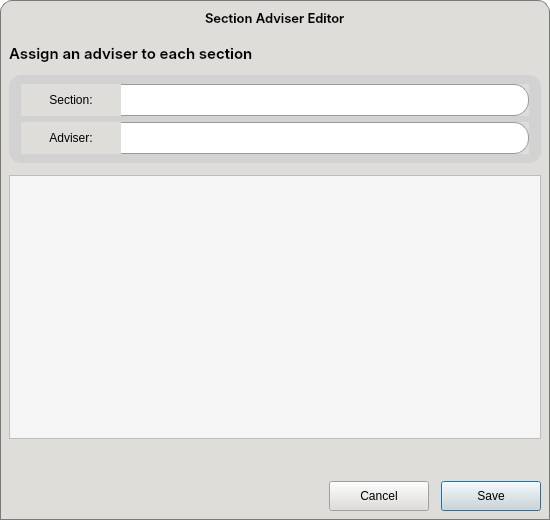
<?xml version="1.0" encoding="UTF-8"?>
<ui version="4.0">
 <class>SectionAdviserEditorDialog</class>
 <widget class="QDialog" name="SectionAdviserEditorDialog">
  <property name="geometry">
   <rect>
    <x>0</x>
    <y>0</y>
    <width>550</width>
    <height>520</height>
   </rect>
  </property>
  <property name="minimumSize">
   <size>
    <width>550</width>
    <height>520</height>
   </size>
  </property>
  <property name="maximumSize">
   <size>
    <width>900</width>
    <height>600</height>
   </size>
  </property>
  <property name="windowTitle">
   <string>Section Adviser Editor</string>
  </property>
  <property name="styleSheet">
   <string notr="true">* {
	background-color: rgb(222, 221, 218); 
	color: black;
}

#SectionAdviserEditorDialog {
	background-color: transparent;
}

QPushButton[class=&quot;button-green&quot;] {
	border: 1px solid #0a5128;
    border-radius: 15px;
    padding: 0px 10px 0px;
    background: qlineargradient(x1:0, y1:0, x2:0, y2:1, 
                                stop:0 #1ebd5d, 
                                stop:1 #107f3f);
    color: #FFF;
    font: 10pt &quot;Inter SemiBold&quot;;
}

QPushButton[class=&quot;button-green&quot;]:hover {
    background: qlineargradient(x1:0, y1:0, x2:0, y2:1, 
                                stop:0 #2ecc71, 
                                stop:1 #27AE60);
}

QPushButton[class=&quot;button-green&quot;]:pressed {
    background: qlineargradient(x1:0, y1:0, x2:0, y2:1, 
                                stop:0 #0b572a, 
                                stop:1 #129046); 
}

QPushButton[class=&quot;button-green&quot;]:disabled {
    background: #A5D6A7;
    color: #E8F5E9;
    opacity: 0.6;
}

*[class=&quot;button-normal&quot;] {
	font: 10pt &quot;Inter&quot;;
	background: qlineargradient(x1:0, y1:0, x2:0, y2:1, 
                                stop:0 #ffffff, 
                                stop:1 #d8ecf6);
	color: black;
	border-radius: 15px;
	border: 1px solid rgb(154, 153, 150);
}

*[class=&quot;button-normal&quot;]:hover {
	background: qlineargradient(x1:0, y1:0, x2:0, y2:1, 
                                stop:0 #ffffff, 
                                stop:1 #f2f6f8);
}

*[class=&quot;button-normal&quot;]:pressed {
    background: qlineargradient(x1:0, y1:0, x2:0, y2:1, 
                                stop:0 #dce5e9, 
                                stop:1 #ffffff);
}

*[class=&quot;button-normal&quot;]:disabled {
	background: #f5f5f5;
	border: 1px solid #dcdcdc;
	color: #aeaeae;
}

*[class=&quot;input-field&quot;] {
	background-color: transparent;
}

*[class=&quot;input-field&quot;] QLineEdit {
	background-color: #ffffff;
	border: 1px solid #999;
	border-left: none;
	border-top-right-radius: 15px;
	border-bottom-right-radius: 15px;
	padding: 0px 8px;
	color: black;
}

*[class=&quot;input-field&quot;] QLabel {
	background-color: rgb(192, 191, 188);
	border-left: 1px solid #999;
	border-top: 1px solid #999;
	border-bottom: 1px solid #999;
	border-right: none;
	border-top-left-radius: 15px;
	border-bottom-left-radius: 15px;
	padding-left: 8px;
	color: black;
}

QComboBox {
    border: 1px solid #999;
    border-left: none;
    padding: 0px 10px;
    background-color: #ffffff;
    color: #333333;
    font: 10pt &quot;Inter Medium&quot;;
    selection-background-color: #7eb4d7;
	border-top-right-radius: 15px;
	border-bottom-right-radius: 15px;
}

QComboBox:focus, QLineEdit:focus {
    border: 1px solid #007BFF;
}

QComboBox:hover, QLineEdit:hover {
    border: 1px solid #3498db;
}

QComboBox::drop-down {
    subcontrol-origin: padding;
    subcontrol-position: top right;
    width: 30px;
    border-left-width: 0px;
    /* Match the 15px border-radius of the main control */
    border-top-right-radius: 15px;
    border-bottom-right-radius: 15px;
}

QComboBox::down-arrow {
    image: url(:/Images/Images/caret-down.png);
    border: none;
    width: 8px;
    height: 8px;
}

QComboBox QAbstractItemView {
    background-color: white !important;
    border: 1px solid #999;
    selection-background-color: #7eb4d7;
    selection-color: #ffffff;
    outline: 0; /* Removes the ugly dotted focus border */
}

QComboBox QAbstractItemView::item {
    padding: 0px 15px;
    border-radius: 4px;
    color: #333333;
}

/* Hover state for items inside the dropdown */
QComboBox QAbstractItemView::item:hover {
    background-color: #7eb4d7;
    color: #ffffff;
}</string>
  </property>
  <layout class="QVBoxLayout" name="verticalLayout_3">
   <property name="spacing">
    <number>0</number>
   </property>
   <property name="leftMargin">
    <number>0</number>
   </property>
   <property name="topMargin">
    <number>0</number>
   </property>
   <property name="rightMargin">
    <number>0</number>
   </property>
   <property name="bottomMargin">
    <number>0</number>
   </property>
   <item>
    <widget class="QFrame" name="frame_header">
     <property name="minimumSize">
      <size>
       <width>0</width>
       <height>35</height>
      </size>
     </property>
     <property name="maximumSize">
      <size>
       <width>16777215</width>
       <height>35</height>
      </size>
     </property>
     <property name="mouseTracking">
      <bool>true</bool>
     </property>
     <property name="styleSheet">
      <string notr="true">#frame_header {
	background-color: #deddda;
	border-top-left-radius: 12px;
	border-top-right-radius: 12px;
	border: 1px solid #7a7a7a;
	border-bottom: none;
}</string>
     </property>
     <property name="frameShape">
      <enum>QFrame::StyledPanel</enum>
     </property>
     <property name="frameShadow">
      <enum>QFrame::Raised</enum>
     </property>
     <layout class="QHBoxLayout" name="horizontalLayout_6">
      <property name="spacing">
       <number>6</number>
      </property>
      <property name="leftMargin">
       <number>9</number>
      </property>
      <property name="topMargin">
       <number>0</number>
      </property>
      <property name="rightMargin">
       <number>9</number>
      </property>
      <property name="bottomMargin">
       <number>0</number>
      </property>
      <item>
       <widget class="QWidget" name="widget_window_icon" native="true">
        <property name="minimumSize">
         <size>
          <width>54</width>
          <height>35</height>
         </size>
        </property>
        <property name="maximumSize">
         <size>
          <width>54</width>
          <height>35</height>
         </size>
        </property>
        <property name="styleSheet">
         <string notr="true">background: transparent;</string>
        </property>
        <layout class="QHBoxLayout" name="horizontalLayout_4">
         <property name="leftMargin">
          <number>0</number>
         </property>
         <property name="topMargin">
          <number>0</number>
         </property>
         <property name="rightMargin">
          <number>0</number>
         </property>
         <property name="bottomMargin">
          <number>0</number>
         </property>
        </layout>
       </widget>
      </item>
      <item>
       <spacer name="horizontalSpacer_6">
        <property name="orientation">
         <enum>Qt::Horizontal</enum>
        </property>
        <property name="sizeHint" stdset="0">
         <size>
          <width>40</width>
          <height>20</height>
         </size>
        </property>
       </spacer>
      </item>
      <item>
       <widget class="QLabel" name="label_windowTitle">
        <property name="font">
         <font>
          <family>Inter SemiBold</family>
          <pointsize>10</pointsize>
          <weight>50</weight>
          <italic>false</italic>
          <bold>false</bold>
         </font>
        </property>
        <property name="styleSheet">
         <string notr="true">background: transparent;
color: rgb(0, 0, 0);
font: 10pt &quot;Inter SemiBold&quot;;</string>
        </property>
        <property name="text">
         <string>Section Adviser Editor</string>
        </property>
       </widget>
      </item>
      <item>
       <spacer name="horizontalSpacer_5">
        <property name="orientation">
         <enum>Qt::Horizontal</enum>
        </property>
        <property name="sizeHint" stdset="0">
         <size>
          <width>40</width>
          <height>20</height>
         </size>
        </property>
       </spacer>
      </item>
      <item>
       <widget class="QPushButton" name="btnMinimize">
        <property name="minimumSize">
         <size>
          <width>24</width>
          <height>24</height>
         </size>
        </property>
        <property name="maximumSize">
         <size>
          <width>24</width>
          <height>24</height>
         </size>
        </property>
        <property name="cursor">
         <cursorShape>PointingHandCursor</cursorShape>
        </property>
        <property name="styleSheet">
         <string notr="true">#btnMinimize {
	border-radius: 12px;
	background-color: transparent;
}

#btnMinimize:hover {
	background-color: rgb(248, 228, 92);
}</string>
        </property>
        <property name="text">
         <string/>
        </property>
        <property name="icon">
         <iconset resource="../resources.qrc">
          <normaloff>:/Images/Images/minimize-sign.png</normaloff>:/Images/Images/minimize-sign.png</iconset>
        </property>
        <property name="iconSize">
         <size>
          <width>12</width>
          <height>12</height>
         </size>
        </property>
       </widget>
      </item>
      <item>
       <widget class="QPushButton" name="btnClose">
        <property name="minimumSize">
         <size>
          <width>24</width>
          <height>24</height>
         </size>
        </property>
        <property name="maximumSize">
         <size>
          <width>24</width>
          <height>24</height>
         </size>
        </property>
        <property name="cursor">
         <cursorShape>PointingHandCursor</cursorShape>
        </property>
        <property name="styleSheet">
         <string notr="true">#btnClose {
	border-radius: 12px;
	background-color: transparent;
}

#btnClose:hover {
	background-color: rgb(246, 97, 81);
}</string>
        </property>
        <property name="text">
         <string/>
        </property>
        <property name="icon">
         <iconset resource="../resources.qrc">
          <normaloff>:/Images/Images/clear.png</normaloff>:/Images/Images/clear.png</iconset>
        </property>
       </widget>
      </item>
     </layout>
    </widget>
   </item>
   <item>
    <widget class="QWidget" name="widget_body" native="true">
     <property name="styleSheet">
      <string notr="true">#widget_body {
	background-color: #deddda;
	border: 1px solid #7a7a7a;
	border-top: none;
}</string>
     </property>
     <layout class="QVBoxLayout" name="verticalLayout">
      <property name="spacing">
       <number>12</number>
      </property>
      <item>
       <widget class="QLabel" name="label_24">
        <property name="font">
         <font>
          <family>Inter SemiBold</family>
          <pointsize>11</pointsize>
          <weight>50</weight>
          <bold>false</bold>
         </font>
        </property>
        <property name="styleSheet">
         <string notr="true">background: transparent;</string>
        </property>
        <property name="text">
         <string>Assign an adviser to each section</string>
        </property>
       </widget>
      </item>
      <item>
       <widget class="QWidget" name="widget_1" native="true">
        <property name="styleSheet">
         <string notr="true">#widget_1 {
	background-color: #d2d2d2;
	border-radius: 12px;
}</string>
        </property>
        <layout class="QVBoxLayout" name="verticalLayout_2">
         <property name="spacing">
          <number>6</number>
         </property>
         <property name="leftMargin">
          <number>12</number>
         </property>
         <property name="topMargin">
          <number>9</number>
         </property>
         <property name="rightMargin">
          <number>12</number>
         </property>
         <property name="bottomMargin">
          <number>9</number>
         </property>
         <item>
          <widget class="QWidget" name="widget_2" native="true">
           <property name="class" stdset="0">
            <string>input-field</string>
           </property>
           <layout class="QHBoxLayout" name="horizontalLayout">
            <property name="spacing">
             <number>0</number>
            </property>
            <property name="leftMargin">
             <number>0</number>
            </property>
            <property name="topMargin">
             <number>0</number>
            </property>
            <property name="rightMargin">
             <number>0</number>
            </property>
            <property name="bottomMargin">
             <number>0</number>
            </property>
            <item>
             <widget class="QLabel" name="label_9">
              <property name="minimumSize">
               <size>
                <width>100</width>
                <height>32</height>
               </size>
              </property>
              <property name="maximumSize">
               <size>
                <width>100</width>
                <height>32</height>
               </size>
              </property>
              <property name="text">
               <string>Section:</string>
              </property>
              <property name="alignment">
               <set>Qt::AlignCenter</set>
              </property>
             </widget>
            </item>
            <item>
             <widget class="QComboBox" name="cmb_section">
              <property name="minimumSize">
               <size>
                <width>0</width>
                <height>32</height>
               </size>
              </property>
              <property name="styleSheet">
               <string notr="true"/>
              </property>
              <property name="editable">
               <bool>false</bool>
              </property>
             </widget>
            </item>
           </layout>
          </widget>
         </item>
         <item>
          <widget class="QWidget" name="widget_3" native="true">
           <property name="class" stdset="0">
            <string>input-field</string>
           </property>
           <layout class="QHBoxLayout" name="horizontalLayout_3">
            <property name="spacing">
             <number>0</number>
            </property>
            <property name="leftMargin">
             <number>0</number>
            </property>
            <property name="topMargin">
             <number>0</number>
            </property>
            <property name="rightMargin">
             <number>0</number>
            </property>
            <property name="bottomMargin">
             <number>0</number>
            </property>
            <item>
             <widget class="QLabel" name="label_10">
              <property name="minimumSize">
               <size>
                <width>100</width>
                <height>32</height>
               </size>
              </property>
              <property name="maximumSize">
               <size>
                <width>100</width>
                <height>32</height>
               </size>
              </property>
              <property name="text">
               <string>Adviser:</string>
              </property>
              <property name="alignment">
               <set>Qt::AlignCenter</set>
              </property>
             </widget>
            </item>
            <item>
             <widget class="QComboBox" name="cmb_teacher">
              <property name="minimumSize">
               <size>
                <width>0</width>
                <height>32</height>
               </size>
              </property>
              <property name="maximumSize">
               <size>
                <width>16777215</width>
                <height>32</height>
               </size>
              </property>
              <property name="styleSheet">
               <string notr="true"/>
              </property>
              <property name="editable">
               <bool>false</bool>
              </property>
             </widget>
            </item>
           </layout>
          </widget>
         </item>
        </layout>
       </widget>
      </item>
      <item>
       <widget class="QTableView" name="table_section">
        <property name="enabled">
         <bool>false</bool>
        </property>
        <property name="styleSheet">
         <string notr="true">QTableView {
    background-color: #f5f5f5;          
    alternate-background-color: #eaeaea;
    color: #2b2b2b;                     
    gridline-color: #d0d0d0;            
    border: 1px solid #bcbcbc;          
    selection-background-color: #7b7b7b;
    selection-color: #ffffff;           
    outline: none;
}

QHeaderView::section {
    background-color: #e0e0e0;
    color: #1a1a1a;
    padding: 6px;
    border: 1px solid #bcbcbc;
    font-weight: bold;
}

QTableView QTableCornerButton::section {
    background-color: #cccccc;
    border: 1px solid #bcbcbc;
}

/* Custom Scrollbars */
QScrollBar:vertical {
    border: none;
    background: #f8f8f8;
    width: 10px;
}

QScrollBar::handle:vertical {
    background: rgb(38, 162, 105);
    min-height: 30px;
    border-radius: 5px; 
    margin: 2px;
}

QScrollBar:horizontal {
    border: none;
    background: #f8f8f8;
    height: 10px;
}

QScrollBar::handle:horizontal {
    background: rgb(38, 162, 105);
    min-width: 30px;
    border-radius: 5px;
    margin: 2px;
}

/* Remove scrollbar arrows */
QScrollBar::add-line, QScrollBar::sub-line {
    width: 0px; height: 0px;
}</string>
        </property>
        <property name="selectionMode">
         <enum>QAbstractItemView::NoSelection</enum>
        </property>
        <property name="selectionBehavior">
         <enum>QAbstractItemView::SelectRows</enum>
        </property>
        <attribute name="verticalHeaderVisible">
         <bool>false</bool>
        </attribute>
       </widget>
      </item>
      <item>
       <spacer name="verticalSpacer">
        <property name="orientation">
         <enum>Qt::Vertical</enum>
        </property>
        <property name="sizeType">
         <enum>QSizePolicy::Preferred</enum>
        </property>
        <property name="sizeHint" stdset="0">
         <size>
          <width>20</width>
          <height>30</height>
         </size>
        </property>
       </spacer>
      </item>
      <item>
       <layout class="QHBoxLayout" name="horizontalLayout_2">
        <item>
         <spacer name="horizontalSpacer_2">
          <property name="orientation">
           <enum>Qt::Horizontal</enum>
          </property>
          <property name="sizeHint" stdset="0">
           <size>
            <width>40</width>
            <height>20</height>
           </size>
          </property>
         </spacer>
        </item>
        <item>
         <widget class="QPushButton" name="btnCancel">
          <property name="minimumSize">
           <size>
            <width>100</width>
            <height>30</height>
           </size>
          </property>
          <property name="maximumSize">
           <size>
            <width>100</width>
            <height>16777215</height>
           </size>
          </property>
          <property name="cursor">
           <cursorShape>PointingHandCursor</cursorShape>
          </property>
          <property name="text">
           <string>Cancel</string>
          </property>
          <property name="class" stdset="0">
           <string>button-normal</string>
          </property>
         </widget>
        </item>
        <item>
         <widget class="QPushButton" name="btnSave">
          <property name="minimumSize">
           <size>
            <width>100</width>
            <height>30</height>
           </size>
          </property>
          <property name="maximumSize">
           <size>
            <width>100</width>
            <height>16777215</height>
           </size>
          </property>
          <property name="cursor">
           <cursorShape>PointingHandCursor</cursorShape>
          </property>
          <property name="text">
           <string>Save</string>
          </property>
          <property name="default">
           <bool>true</bool>
          </property>
          <property name="class" stdset="0">
           <string>button-green</string>
          </property>
         </widget>
        </item>
       </layout>
      </item>
     </layout>
    </widget>
   </item>
  </layout>
 </widget>
 <resources>
  <include location="../resources.qrc"/>
 </resources>
 <connections/>
</ui>
